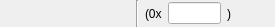
<?xml version="1.0" encoding="UTF-8"?>
<ui version="4.0">
 <class>BitfieldFieldWidget</class>
 <widget class="QWidget" name="BitfieldFieldWidget">
  <property name="geometry">
   <rect>
    <x>0</x>
    <y>0</y>
    <width>275</width>
    <height>27</height>
   </rect>
  </property>
  <property name="windowTitle">
   <string>Bitfield Field</string>
  </property>
  <layout class="QHBoxLayout" name="horizontalLayout_3" stretch="1,0,1">
   <property name="leftMargin">
    <number>0</number>
   </property>
   <property name="topMargin">
    <number>0</number>
   </property>
   <property name="rightMargin">
    <number>0</number>
   </property>
   <property name="bottomMargin">
    <number>0</number>
   </property>
   <item>
    <widget class="QWidget" name="m_valueWidget" native="true">
     <layout class="QHBoxLayout" name="horizontalLayout">
      <property name="spacing">
       <number>6</number>
      </property>
      <property name="leftMargin">
       <number>0</number>
      </property>
      <property name="topMargin">
       <number>0</number>
      </property>
      <property name="rightMargin">
       <number>0</number>
      </property>
      <property name="bottomMargin">
       <number>0</number>
      </property>
      <item>
       <layout class="QVBoxLayout" name="m_membersLayout"/>
      </item>
     </layout>
    </widget>
   </item>
   <item>
    <widget class="Line" name="m_sepLine">
     <property name="orientation">
      <enum>Qt::Vertical</enum>
     </property>
    </widget>
   </item>
   <item>
    <widget class="QWidget" name="m_serValueWidget" native="true">
     <layout class="QHBoxLayout" name="horizontalLayout_2">
      <property name="spacing">
       <number>6</number>
      </property>
      <property name="leftMargin">
       <number>0</number>
      </property>
      <property name="topMargin">
       <number>0</number>
      </property>
      <property name="rightMargin">
       <number>0</number>
      </property>
      <property name="bottomMargin">
       <number>0</number>
      </property>
      <item>
       <widget class="QLabel" name="m_serFrontLabel">
        <property name="text">
         <string>(0x</string>
        </property>
       </widget>
      </item>
      <item>
       <widget class="QLineEdit" name="m_serValueLineEdit"/>
      </item>
      <item>
       <widget class="QLabel" name="m_serBackLabel">
        <property name="text">
         <string>)</string>
        </property>
       </widget>
      </item>
      <item>
       <spacer name="horizontalSpacer_2">
        <property name="orientation">
         <enum>Qt::Horizontal</enum>
        </property>
        <property name="sizeHint" stdset="0">
         <size>
          <width>98</width>
          <height>20</height>
         </size>
        </property>
       </spacer>
      </item>
     </layout>
    </widget>
   </item>
  </layout>
 </widget>
 <resources/>
 <connections/>
</ui>
